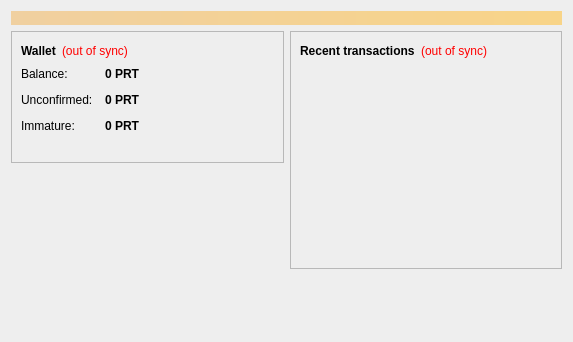
<?xml version="1.0" encoding="UTF-8"?>
<ui version="4.0">
 <class>OverviewPage</class>
 <widget class="QWidget" name="OverviewPage">
  <property name="geometry">
   <rect>
    <x>0</x>
    <y>0</y>
    <width>573</width>
    <height>342</height>
   </rect>
  </property>
  <property name="windowTitle">
   <string>Form</string>
  </property>
  <property name="styleSheet">
   <string notr="true">background-color: rgb(238, 238, 238);
border-top-color: rgb(45, 182, 224);</string>
  </property>
  <layout class="QVBoxLayout" name="topLayout">
   <item>
    <widget class="QLabel" name="labelAlerts">
     <property name="visible">
      <bool>false</bool>
     </property>
     <property name="styleSheet">
      <string notr="true">background-color: qlineargradient(x1: 0, y1: 0, x2: 1, y2: 0, stop:0 #F0D0A0, stop:1 #F8D488); color:#000000;</string>
     </property>
     <property name="wordWrap">
      <bool>true</bool>
     </property>
     <property name="margin">
      <number>3</number>
     </property>
    </widget>
   </item>
   <item>
    <layout class="QHBoxLayout" name="horizontalLayout" stretch="1,1">
     <item>
      <layout class="QVBoxLayout" name="verticalLayout_2">
       <item>
        <widget class="QFrame" name="frame">
         <property name="frameShape">
          <enum>QFrame::StyledPanel</enum>
         </property>
         <property name="frameShadow">
          <enum>QFrame::Raised</enum>
         </property>
         <layout class="QVBoxLayout" name="verticalLayout_4">
          <item>
           <layout class="QHBoxLayout" name="horizontalLayout_4">
            <item>
             <widget class="QLabel" name="label_5">
              <property name="font">
               <font>
                <weight>75</weight>
                <bold>true</bold>
               </font>
              </property>
              <property name="text">
               <string>Wallet</string>
              </property>
             </widget>
            </item>
            <item>
             <widget class="QLabel" name="labelWalletStatus">
              <property name="toolTip">
               <string>&lt;html&gt;&lt;head/&gt;&lt;body&gt;&lt;p&gt;The displayed information may be out of date. Your wallet automatically synchronizes with the Particle network after a connection is established, but this process has not completed yet.&lt;/p&gt;&lt;/body&gt;&lt;/html&gt;</string>
              </property>
              <property name="styleSheet">
               <string notr="true">QLabel { color: red; }</string>
              </property>
              <property name="text">
               <string notr="true">(out of sync)</string>
              </property>
              <property name="alignment">
               <set>Qt::AlignLeading|Qt::AlignLeft|Qt::AlignVCenter</set>
              </property>
             </widget>
            </item>
            <item>
             <spacer name="horizontalSpacer_2">
              <property name="orientation">
               <enum>Qt::Horizontal</enum>
              </property>
              <property name="sizeHint" stdset="0">
               <size>
                <width>40</width>
                <height>20</height>
               </size>
              </property>
             </spacer>
            </item>
           </layout>
          </item>
          <item>
           <layout class="QFormLayout" name="formLayout_2">
            <property name="fieldGrowthPolicy">
             <enum>QFormLayout::AllNonFixedFieldsGrow</enum>
            </property>
            <property name="horizontalSpacing">
             <number>12</number>
            </property>
            <property name="verticalSpacing">
             <number>12</number>
            </property>
            <item row="0" column="0">
             <widget class="QLabel" name="label">
              <property name="text">
               <string>Balance:</string>
              </property>
             </widget>
            </item>
            <item row="0" column="1">
             <widget class="QLabel" name="labelBalance">
              <property name="font">
               <font>
                <weight>75</weight>
                <bold>true</bold>
               </font>
              </property>
              <property name="cursor">
               <cursorShape>IBeamCursor</cursorShape>
              </property>
              <property name="toolTip">
               <string>Your current balance</string>
              </property>
              <property name="text">
               <string notr="true">0 PRT</string>
              </property>
              <property name="textInteractionFlags">
               <set>Qt::LinksAccessibleByMouse|Qt::TextSelectableByKeyboard|Qt::TextSelectableByMouse</set>
              </property>
             </widget>
            </item>
            <item row="1" column="0">
             <widget class="QLabel" name="label_3">
              <property name="text">
               <string>Unconfirmed:</string>
              </property>
             </widget>
            </item>
            <item row="1" column="1">
             <widget class="QLabel" name="labelUnconfirmed">
              <property name="font">
               <font>
                <weight>75</weight>
                <bold>true</bold>
               </font>
              </property>
              <property name="cursor">
               <cursorShape>IBeamCursor</cursorShape>
              </property>
              <property name="toolTip">
               <string>Total of transactions that have yet to be confirmed, and do not yet count toward the current balance</string>
              </property>
              <property name="text">
               <string notr="true">0 PRT</string>
              </property>
              <property name="textInteractionFlags">
               <set>Qt::LinksAccessibleByMouse|Qt::TextSelectableByKeyboard|Qt::TextSelectableByMouse</set>
              </property>
             </widget>
            </item>
            <item row="2" column="0">
             <widget class="QLabel" name="labelImmatureText">
              <property name="text">
               <string>Immature:</string>
              </property>
             </widget>
            </item>
            <item row="2" column="1">
             <widget class="QLabel" name="labelImmature">
              <property name="font">
               <font>
                <weight>75</weight>
                <bold>true</bold>
               </font>
              </property>
              <property name="toolTip">
               <string>Mined balance that has not yet matured</string>
              </property>
              <property name="text">
               <string notr="true">0 PRT</string>
              </property>
              <property name="textInteractionFlags">
               <set>Qt::LinksAccessibleByMouse|Qt::TextSelectableByKeyboard|Qt::TextSelectableByMouse</set>
              </property>
             </widget>
            </item>
           </layout>
          </item>
          <item>
           <widget class="QLabel" name="label_wallet_bgcoin">
            <property name="text">
             <string/>
            </property>
            <property name="pixmap">
             <pixmap resource="../bitcoin.qrc">:/images/wallet_bgcoin</pixmap>
            </property>
            <property name="scaledContents">
             <bool>false</bool>
            </property>
            <property name="alignment">
             <set>Qt::AlignCenter</set>
            </property>
            <property name="margin">
             <number>-2</number>
            </property>
           </widget>
          </item>
         </layout>
        </widget>
       </item>
       <item>
        <spacer name="verticalSpacer">
         <property name="orientation">
          <enum>Qt::Vertical</enum>
         </property>
         <property name="sizeHint" stdset="0">
          <size>
           <width>20</width>
           <height>40</height>
          </size>
         </property>
        </spacer>
       </item>
      </layout>
     </item>
     <item>
      <layout class="QVBoxLayout" name="verticalLayout_3">
       <item>
        <widget class="QFrame" name="frame_2">
         <property name="frameShape">
          <enum>QFrame::StyledPanel</enum>
         </property>
         <property name="frameShadow">
          <enum>QFrame::Raised</enum>
         </property>
         <layout class="QVBoxLayout" name="verticalLayout">
          <item>
           <layout class="QHBoxLayout" name="horizontalLayout_2">
            <item>
             <widget class="QLabel" name="label_4">
              <property name="text">
               <string>&lt;b&gt;Recent transactions&lt;/b&gt;</string>
              </property>
             </widget>
            </item>
            <item>
             <widget class="QLabel" name="labelTransactionsStatus">
              <property name="toolTip">
               <string>&lt;html&gt;&lt;head/&gt;&lt;body&gt;&lt;p&gt;The displayed information may be out of date. Your wallet automatically synchronizes with the Particle network after a connection is established, but this process has not completed yet.&lt;/p&gt;&lt;/body&gt;&lt;/html&gt;</string>
              </property>
              <property name="styleSheet">
               <string notr="true">QLabel { color: red; }</string>
              </property>
              <property name="text">
               <string notr="true">(out of sync)</string>
              </property>
              <property name="alignment">
               <set>Qt::AlignRight|Qt::AlignTrailing|Qt::AlignVCenter</set>
              </property>
             </widget>
            </item>
            <item>
             <spacer name="horizontalSpacer">
              <property name="orientation">
               <enum>Qt::Horizontal</enum>
              </property>
              <property name="sizeHint" stdset="0">
               <size>
                <width>40</width>
                <height>20</height>
               </size>
              </property>
             </spacer>
            </item>
           </layout>
          </item>
          <item>
           <widget class="QListView" name="listTransactions">
            <property name="styleSheet">
             <string notr="true">QListView { background: transparent; }</string>
            </property>
            <property name="frameShape">
             <enum>QFrame::NoFrame</enum>
            </property>
            <property name="verticalScrollBarPolicy">
             <enum>Qt::ScrollBarAlwaysOff</enum>
            </property>
            <property name="horizontalScrollBarPolicy">
             <enum>Qt::ScrollBarAlwaysOff</enum>
            </property>
            <property name="selectionMode">
             <enum>QAbstractItemView::NoSelection</enum>
            </property>
           </widget>
          </item>
         </layout>
        </widget>
       </item>
       <item>
        <spacer name="verticalSpacer_2">
         <property name="orientation">
          <enum>Qt::Vertical</enum>
         </property>
         <property name="sizeHint" stdset="0">
          <size>
           <width>20</width>
           <height>40</height>
          </size>
         </property>
        </spacer>
       </item>
      </layout>
     </item>
    </layout>
   </item>
  </layout>
 </widget>
 <resources>
  <include location="../bitcoin.qrc"/>
 </resources>
 <connections/>
</ui>
